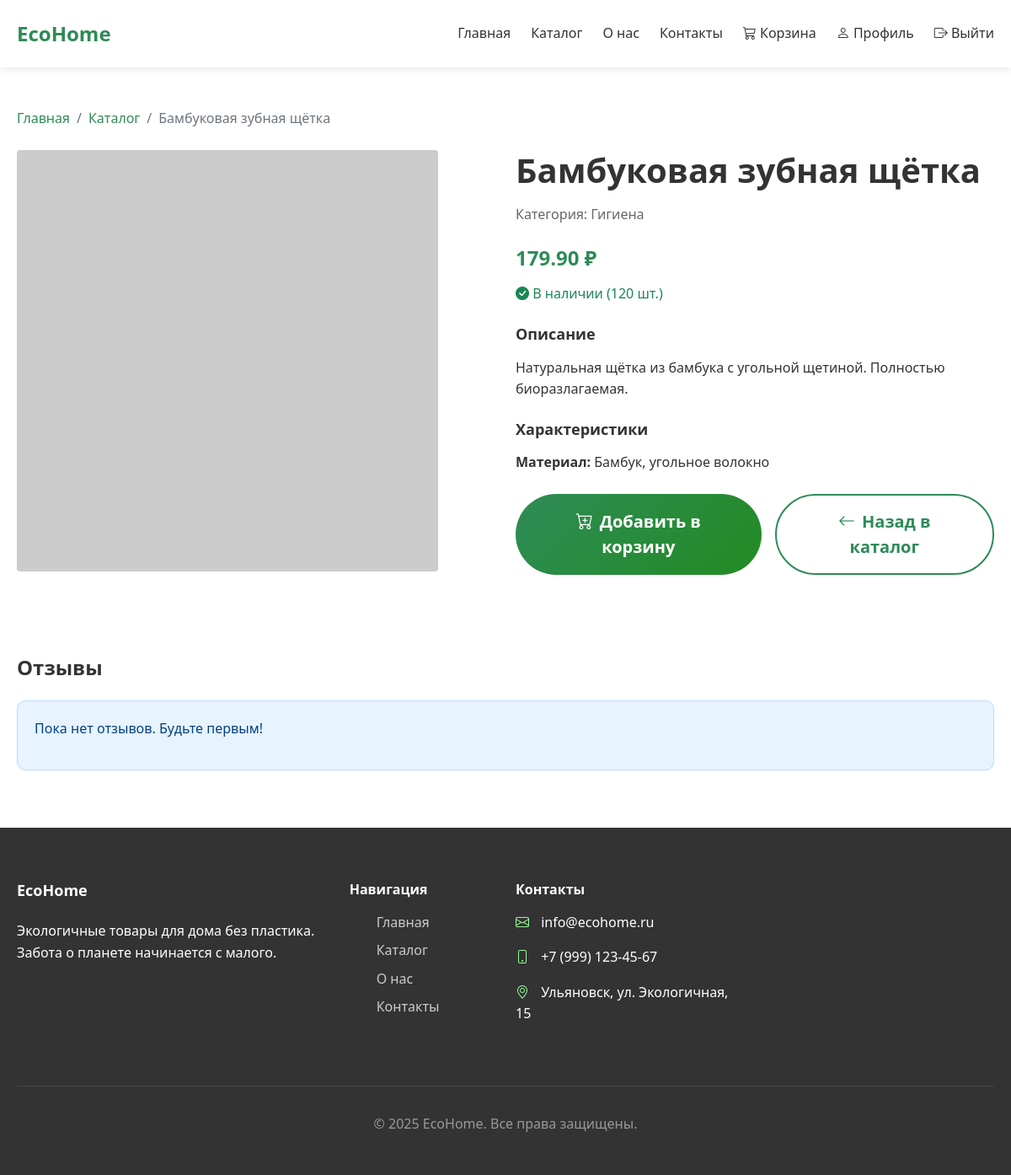
Page /product/2/ (signed in) on the committed database.
### main/models.py (models this page shows, shortened)
class Product(models.Model):
    name = models.CharField("Название", max_length=200)
    description = models.TextField("Описание")
    price = models.DecimalField("Цена", max_digits=10, decimal_places=2)
    category = models.ForeignKey(Category, on_delete=models.CASCADE, verbose_name="Категория")
    image = models.ImageField("Изображение", upload_to='products/', blank=True)
    stock_quantity = models.IntegerField("Количество на складе", default=0)
    material = models.CharField("Материал", max_length=100, blank=True)
    is_active = models.BooleanField("Активен", default=True)
    created_at = models.DateTimeField("Дата создания", auto_now_add=True)
    class Meta:
        verbose_name = "Товар"
        verbose_name_plural = "Товары"

class Category(models.Model):
    name = models.CharField("Название", max_length=100)
    slug = models.SlugField("URL", max_length=100, unique=True)
    parent = models.ForeignKey('self', on_delete=models.SET_NULL, verbose_name="Родительская категория", null=True, blank=True)
    class Meta:
        verbose_name = "Категория"
        verbose_name_plural = "Категории"

### main/views.py (the view)
# urls.py: path('product/<int:product_id>/', views.product_detail, name='product_detail'),
def product_detail(request, product_id):
    product = get_object_or_404(Product, id=product_id)
    reviews = Review.objects.filter(product=product, is_approved=True)
    return render(request, 'product.html', {
        'product': product,
        'reviews': reviews
    })

### main/templates/product.html (shortened to what this page needs)
{% extends 'base.html' %}
{% block content %}
<div class="container py-5">
    <nav aria-label="breadcrumb" class="mb-4">
        <ol class="breadcrumb">
            <li class="breadcrumb-item"><a href="{% url 'home' %}">Главная</a></li>
            <li class="breadcrumb-item"><a href="{% url 'catalog' %}">Каталог</a></li>
            <li class="breadcrumb-item active">{{ product.name }}</li>
        </ol>
    </nav>
    <div class="row">
        <div class="col-lg-6 mb-4">
            <div class="product-image-large">
                {% if product.image %}
                <img src="{{ product.image.url }}" class="img-fluid rounded" alt="{{ product.name }}">
                {% else %}
                <img src="https://via.placeholder.com/500x500/2E8B57/FFFFFF?text=Изображение+товара"
                     class="img-fluid rounded" alt="{{ product.name }}">
                {% endif %}
            </div>
        </div>
        <div class="col-lg-6">
            <h1 class="mb-3">{{ product.name }}</h1>
            <p class="text-muted mb-4">Категория: {{ product.category.name }}</p>
            <div class="mb-4">
                <h3 class="eco-text">{{ product.price }} ₽</h3>
                {% if product.stock_quantity > 0 %}
                <p class="text-success">
                    <i class="bi bi-check-circle-fill"></i> В наличии ({{ product.stock_quantity }} шт.)
                </p>
                {% else %}
                <p class="text-danger">
                    <i class="bi bi-x-circle-fill"></i> Нет в наличии
                </p>
                {% endif %}
            </div>
            <div class="mb-4">
                <h5>Описание</h5>
                <p>{{ product.description }}</p>
            </div>
            {% if product.material %}
            <div class="mb-4">
                <h5>Характеристики</h5>
                <ul class="list-unstyled">
                    <li><strong>Материал:</strong> {{ product.material }}</li>
                </ul>
            </div>
            {% endif %}
            <div class="d-grid gap-2 d-md-flex mb-5">
                {% if product.stock_quantity > 0 %}
                <button class="btn eco-btn btn-lg me-2 add-to-cart"
                        onclick="addToCart({{ product.id }}, '{{ product.name|escapejs }}', {{ product.price }})">
                    <i class="bi bi-cart-plus me-2"></i>Добавить в корзину
                </button>
                {% endif %}
                <a href="{% url 'catalog' %}" class="btn btn-outline-eco btn-lg">
                    <i class="bi bi-arrow-left me-2"></i>Назад в каталог
                </a>
            </div>
        </div>
    </div>
    <div class="mt-5">
        <h3 class="mb-4">Отзывы</h3>
        {% if reviews %}
        <div class="row">
            {% for review in reviews %}
            <div class="col-md-6 mb-3">
                <div class="card">
                    <div class="card-body">
                        <div class="d-flex justify-content-between mb-2">
                            <h6 class="card-title">{{ review.user.username }}</h6>
                            <div class="text-warning">
                                {% for i in "12345" %}
                                    {% if forloop.counter <= review.rating %}
                                        <i class="bi bi-star-fill"></i>
                                    {% else %}
                                        <i class="bi bi-star"></i>
                                    {% endif %}
                                {% endfor %}
                            </div>
                        </div>
                        <p class="card-text">{{ review.comment }}</p>
                        <small class="text-muted">{{ review.created_at|date:"d.m.Y H:i" }}</small>
                    </div>
                </div>
            </div>
            {% endfor %}
        </div>
        {% else %}
        <div class="alert alert-info">
            <p>Пока нет отзывов. Будьте первым!</p>
        </div>
        {% endif %}
    </div>
</div>
{% endblock %}

### main/static/main/css/style.css (style rules this page uses)
:root { --eco-green: #2E8B57; --eco-light: #98FB98; --eco-dark: #228B22; --text-dark: #333333; --text-light: #666666; --bg-light: #f8f9fa; --border-color: #e9ecef; }
* { margin: 0px; padding: 0px; box-sizing: border-box; }
body { font-family: 'Segoe UI', Tahoma, Geneva, Verdana, sans-serif; line-height: 1.6; color: var(--text-dark); background-color: #ffffff; font-size: 16px; }
.container { max-width: 1200px; margin: 0px auto; padding: 0px 20px; }
h1, h2, h3, h4, h5, h6 { font-weight: 700; line-height: 1.2; margin-bottom: 16px; }
h1 { font-size: 40px; }
h3 { font-size: 24px; }
h5 { font-size: 18px; }
p { margin-bottom: 16px; font-size: 16px; }
a { text-decoration: none; color: var(--eco-green); transition: all 0.3s ease; }
.btn { padding: 12px 32px; border-radius: 50px; font-weight: 600; transition: all 0.3s ease; border: none; cursor: pointer; font-size: 16px; }
.eco-btn { background: linear-gradient(135deg, var(--eco-green) 0%, var(--eco-dark) 100%); color: white; border: none; padding: 12px 32px; border-radius: 50px; font-weight: 600; transition: all 0.3s ease; }
.btn-lg { padding: 16px 48px; font-size: 20px; }
.btn-outline-eco { border: 2px solid var(--eco-green); color: var(--eco-green); background: transparent; }
.product-image-large { width: 100%; height: 500px; object-fit: cover; border-radius: 10px; }
.alert { padding: 20px; border-radius: 10px; margin-bottom: 20px; }
.alert-info { background-color: #e7f3fe; border: 1px solid #b8daff; color: #004085; }
.eco-text { color: var(--eco-green); }
.text-muted { color: var(--text-light) !important; }
.rounded { border-radius: 8px; }
.mb-3 { margin-bottom: 16px; }
.mb-4 { margin-bottom: 24px; }
.mb-5 { margin-bottom: 48px; }
.mt-5 { margin-top: 48px; }
.py-5 { padding-top: 48px; padding-bottom: 48px; }

### rows in the picture
Product: name "Бамбуковая зубная щётка", category.name "Гигиена", price "179.90", stock_quantity "120", description "Натуральная щётка из бамбука с угольной щетиной. Полностью биоразлагаемая.", material "Бамбук, угольное волокно"
